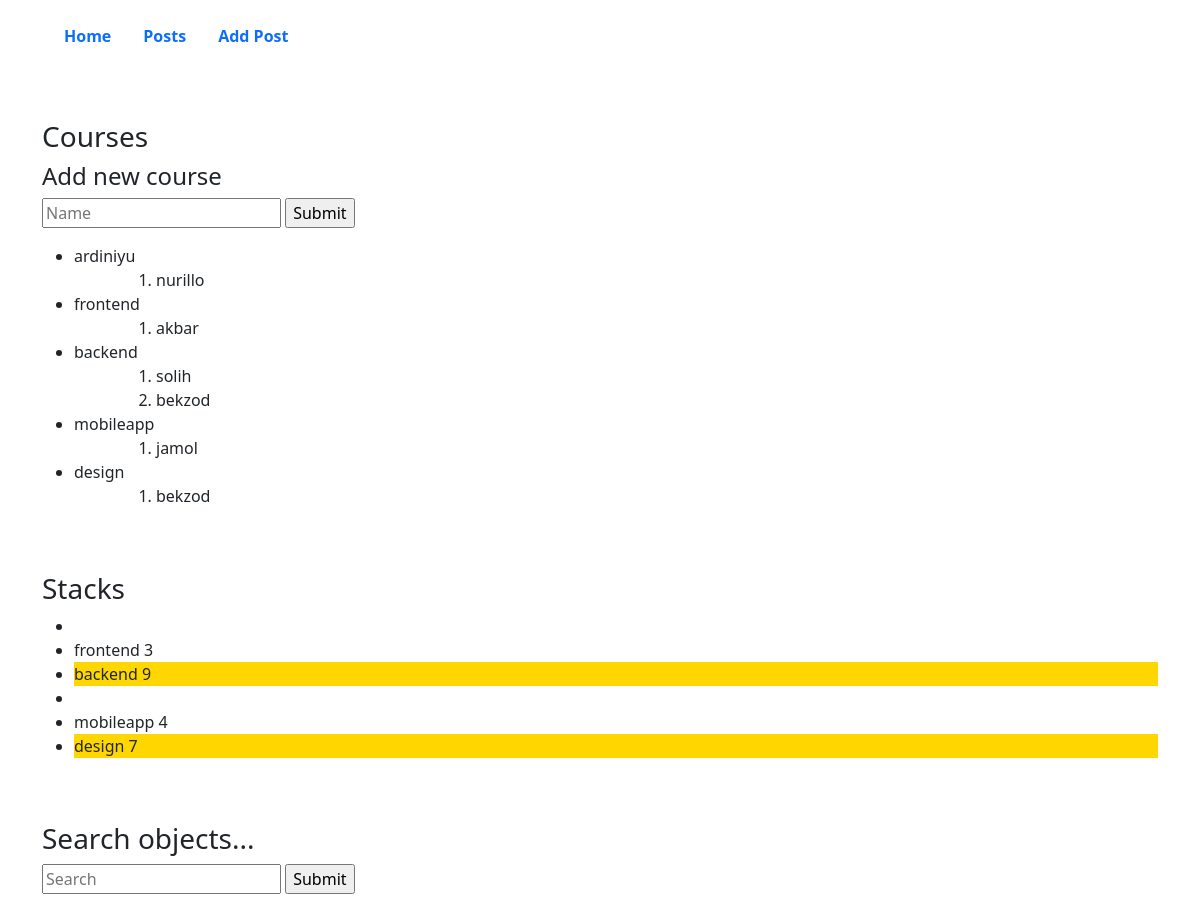
The page / on the database its author committed.
### main_app/models.py (models this page shows, shortened)
class Course(models.Model):
    name = models.CharField(max_length=100)

class Student(models.Model):
    name = models.CharField(max_length=100)
    age = models.PositiveIntegerField(default=0)
    course = models.ForeignKey("Course", on_delete=models.CASCADE, related_name="students")

class Stacks(models.Model):
    name = models.CharField(max_length=100)
    stars = models.PositiveSmallIntegerField(default=0)

### main_app/views.py (the view)
# urls.py: path('', views.testView, name='test'),
def testView(request):
    stacks = Stacks.objects.all()
    course = Course.objects.all()
    data = {
        "stacks": stacks,
        "courses": course
    }
    return render(request, "index.html", context=data)

### templates/index.html (shortened to what this page needs)
{% extends 'base.html' %}
{% load static %}
{% block content %}
    <main>
        <br>
        <br>
        <div class="container">
            <h3 >Courses</h3>
            <h4>Add new course</h4>
            <form action="{% url 'main_app:add_course' %}" method="POST">
                <p>
                    <input type="text" name="name" maxlength="100" placeholder="Name">
                    <input type="submit">
                </p>
            </form>
            <ul>
                {% for course in courses %}
                    <li>
                        {{course.name}}
                        <ol style="margin-left: 50px;">
                            {% for std in course.students.all %}
                            <li>{{std.name}}</li>
                            {% endfor %}
                        </ol>
                    </li>
                {% endfor %}
            </ul>
        </div>
        <br>
        <br>
        <div class="container">
            <h3>Stacks</h3>
            <ul>
                {% for stack in stacks %}
                    {% if stack.stars > 5 %}
                    <li style="background-color: gold;">
                        {{stack.name}} <box-icon name='star'></box-icon>
                        {{stack.stars}}
                    </li>
                    {% else %}
                    <li>
                        <li>
                            {{stack.name}} <box-icon name='star'></box-icon>
                            {{stack.stars}}
                        </li>
                    </li>
                    {% endif %}
                {% endfor %}
            </ul>
        </div>
        <br>
        <br>
        <div class="container">
            <div class="my">
                <h3>Search objects...</h3>
                <form action="{% url 'main_app:search' %}" method="get">
                    <input type="text" name="q" placeholder="Search">
                    <input type="submit">
                </form>
            </div>
        </div>
    </main>
{% endblock %}

### templates/base.html (shortened to what this page needs)
{% load static %}
<!DOCTYPE html>
<html lang="en">
<head>
    <link rel="stylesheet" href="https://cdn.jsdelivr.net/npm/bootstrap@5.3.0-alpha3/dist/css/bootstrap.min.css">
    <link rel="stylesheet" href="https://cdnjs.cloudflare.com/ajax/libs/font-awesome/6.3.0/css/all.min.css" />
</head>
<header>
    <nav class="contianer">
        <ul class="nav px-5 py-3 ">
            <li class="nav-item">
                <a href="/" class="nav-link fw-bold">Home</a>
            </li>
            <li class="nav-item">
                <a href="{% url 'articles:post_list' %}" class="nav-link fw-bold">Posts</a>
            </li>
            <li class="nav-item">
                <a href="{% url 'articles:add_article' %}" class="nav-link fw-bold">Add Post</a>
            </li>
        </ul>
    </nav>
</header>
<body>
    {% block content %}
    {% endblock %}
</body>
</html>

### rows shown on the page
Course: name "ardiniyu"
Student: name "nurillo"
Course: name "frontend"
Student: name "akbar"
Course: name "backend"
Student: name "solih"
Student: name "bekzod"
Course: name "mobileapp"
Student: name "jamol"
Course: name "design"
Student: name "bekzod"
Stacks: name "frontend", stars "3"
Stacks: name "backend", stars "9"
Stacks: name "mobileapp", stars "4"
Stacks: name "design", stars "7"
